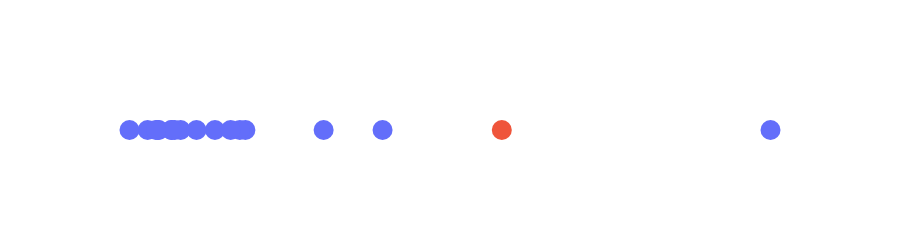

Notebook code for this chart:
### Code cell
import plotly.graph_objects as go
fig = go.Figure()
fig.add_trace(go.Scatter(
    x=[1.56, 1.06, 1.67, 7, 3.11, 0.7, 4.2, 23, 1.1, 9.11, 0.05, 4, 1.88, 1.55, 1, 2.45, 3.67], y=[0,0,0,0,0,0,0,0,0,0,0,0,0,0,0,0,0], mode='markers', marker_size=20,
 showlegend=False))
fig.add_trace(go.Scatter(
    x=[13.38], y=[0], mode='markers', marker_size=20,
 showlegend=False))
fig.update_xaxes(showgrid=False)
fig.update_yaxes(showgrid=False, 
                 zeroline=True, zerolinecolor='white', zerolinewidth=3,
                 showticklabels=False, color='white')
fig.update_layout(height=200,paper_bgcolor='rgba(0,0,0,0)',
    plot_bgcolor='rgba(0,0,0,0)')
fig.layout.xaxis.color = 'white'
fig.show()

### Figure 1 — Plotly figure (JSON) as saved in the notebook; plotly's stock layout.template omitted (floating-point values rounded to 4 significant figures)
{"data": [{"marker": {"size": 20}, "mode": "markers", "showlegend": false, "type": "scatter", "x": [1.56, 1.06, 1.67, 7, 3.11, 0.7, 4.2, 23, 1.1, 9.11, 0.05, 4, 1.88, 1.55, 1, 2.45, 3.67], "y": [0, 0, 0, 0, 0, 0, 0, 0, 0, 0, 0, 0, 0, 0, 0, 0, 0]}, {"marker": {"size": 20}, "mode": "markers", "showlegend": false, "type": "scatter", "x": [13.38], "y": [0]}], "layout": {"height": 200, "paper_bgcolor": "rgba(0,0,0,0)", "plot_bgcolor": "rgba(0,0,0,0)", "xaxis": {"color": "white", "showgrid": false}, "yaxis": {"color": "white", "showgrid": false, "showticklabels": false, "zeroline": true, "zerolinecolor": "white", "zerolinewidth": 3}}}
